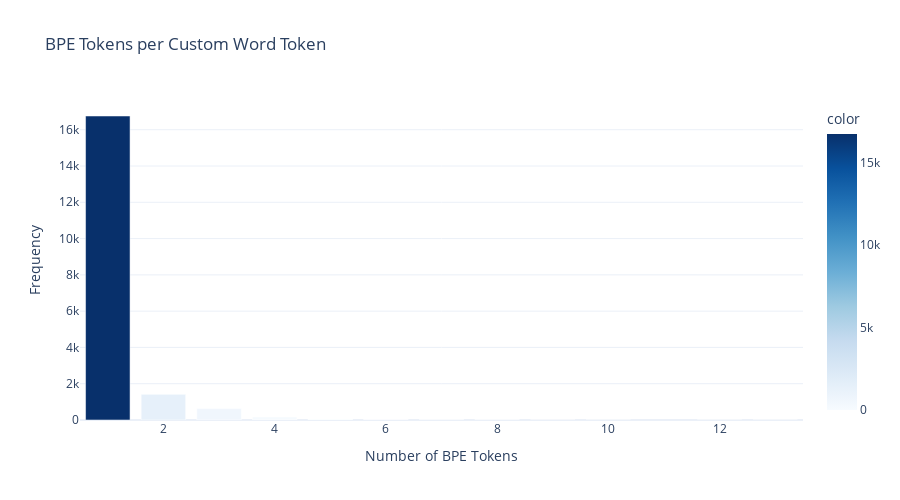

Notebook source saved alongside this figure:
### Code cell
def count_bpe_tokens_per_word(text):
    custom_tokens = custom_word_tokenizer(text) 
    bpe_tokens_per_word = []
    
    for word in custom_tokens:
        num_bpe_tokens = len(tokenizer.encode(word).tokens)
        bpe_tokens_per_word.append(num_bpe_tokens)
    
    return bpe_tokens_per_word

test_bpe_per_word = []
for text in test_texts:
    test_bpe_per_word.extend(count_bpe_tokens_per_word(text))
     


print("\n" + "="*80)
print("BPE TOKENS PER CUSTOM WORD TOKEN")
print("="*80)
print(f"Mean BPE tokens per custom word: {np.mean(test_bpe_per_word):.2f}")
print(f"Median: {np.median(test_bpe_per_word):.2f}")
print(f"Min: {min(test_bpe_per_word)}")
print(f"Max: {max(test_bpe_per_word)}")
print(f"Std dev: {np.std(test_bpe_per_word):.2f}")
# Visualize
bpe_per_word_counts = pd.Series(test_bpe_per_word).value_counts().sort_index()

fig = px.bar(
    x=bpe_per_word_counts.index[:15],
    y=bpe_per_word_counts.values[:15],
    title='BPE Tokens per Custom Word Token',
    labels={'x': 'Number of BPE Tokens', 'y': 'Frequency'},
    color=bpe_per_word_counts.values[:15],
    color_continuous_scale='Blues'
)

fig.update_layout(
    showlegend=False,
    height=500,
    template='plotly_white'
)

fig.show()

### Figure 1 — Plotly figure (JSON) as saved in the notebook; plotly's stock layout.template omitted (floating-point values rounded to 4 significant figures)
{"data": [{"hovertemplate": "Number of BPE Tokens=%{x}<br>Frequency=%{y}<br>color=%{marker.color}<extra></extra>", "legendgroup": "", "marker": {"color": [16756, 1418, 629, 169, 49, 29, 12, 13, 3, 1, 1, 1], "coloraxis": "coloraxis", "pattern": {"shape": ""}}, "name": "", "orientation": "v", "showlegend": false, "textposition": "auto", "type": "bar", "x": [1, 2, 3, 4, 5, 6, 7, 8, 9, 10, 12, 13], "xaxis": "x", "y": [16756, 1418, 629, 169, 49, 29, 12, 13, 3, 1, 1, 1], "yaxis": "y"}], "layout": {"barmode": "relative", "coloraxis": {"colorbar": {"title": {"text": "color"}}, "colorscale": [[0, "rgb(247,251,255)"], [0.125, "rgb(222,235,247)"], [0.25, "rgb(198,219,239)"], [0.375, "rgb(158,202,225)"], [0.5, "rgb(107,174,214)"], [0.625, "rgb(66,146,198)"], [0.75, "rgb(33,113,181)"], [0.875, "rgb(8,81,156)"], [1, "rgb(8,48,107)"]]}, "height": 500, "legend": {"tracegroupgap": 0}, "showlegend": false, "title": {"text": "BPE Tokens per Custom Word Token"}, "xaxis": {"anchor": "y", "domain": [0, 1], "title": {"text": "Number of BPE Tokens"}}, "yaxis": {"anchor": "x", "domain": [0, 1], "title": {"text": "Frequency"}}}}
